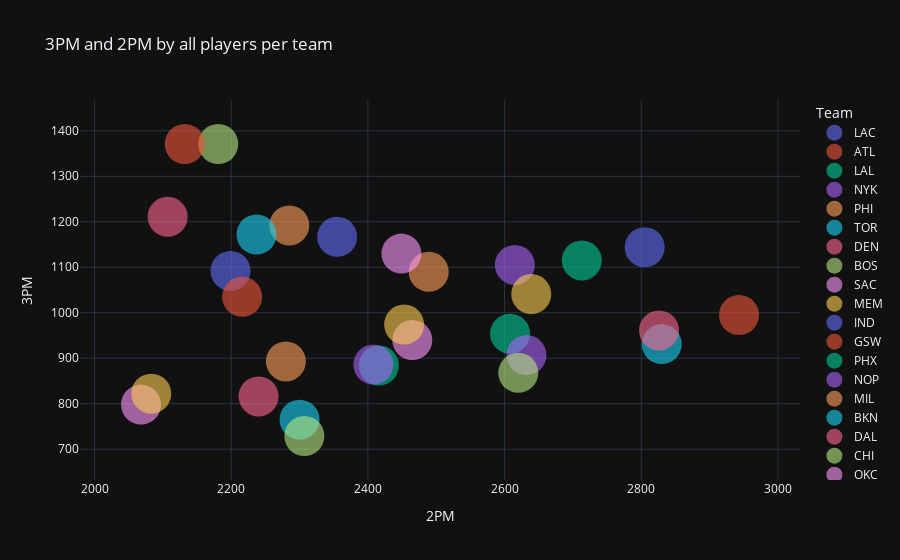

Source (notebook cell):
### Code cell
#8 . Quais times tiveram mais volume em bolas de três e quais tiveram em infiltrações e bolas de meia distância? Em um gráfico de dispersão

px.scatter(data_frame=df_times,
           x='2PM',
           y='3PM',
           color='Team',
           template='plotly_dark',
           opacity=0.6,
           title='3PM and 2PM by all players per team').update_traces(marker_size=40)

### Figure 1 — Plotly figure (JSON) as saved in the notebook; plotly's stock layout.template omitted (floating-point values rounded to 4 significant figures)
{"data": [{"hovertemplate": "Team=LAC<br>2PM=%{x}<br>3PM=%{y}<extra></extra>", "legendgroup": "LAC", "marker": {"color": "#636efa", "opacity": 0.6, "size": 40, "symbol": "circle"}, "mode": "markers", "name": "LAC", "orientation": "v", "showlegend": true, "type": "scatter", "x": [2805], "xaxis": "x", "y": [1144], "yaxis": "y"}, {"hovertemplate": "Team=ATL<br>2PM=%{x}<br>3PM=%{y}<extra></extra>", "legendgroup": "ATL", "marker": {"color": "#EF553B", "opacity": 0.6, "size": 40, "symbol": "circle"}, "mode": "markers", "name": "ATL", "orientation": "v", "showlegend": true, "type": "scatter", "x": [2943], "xaxis": "x", "y": [995], "yaxis": "y"}, {"hovertemplate": "Team=LAL<br>2PM=%{x}<br>3PM=%{y}<extra></extra>", "legendgroup": "LAL", "marker": {"color": "#00cc96", "opacity": 0.6, "size": 40, "symbol": "circle"}, "mode": "markers", "name": "LAL", "orientation": "v", "showlegend": true, "type": "scatter", "x": [2713], "xaxis": "x", "y": [1115], "yaxis": "y"}, {"hovertemplate": "Team=NYK<br>2PM=%{x}<br>3PM=%{y}<extra></extra>", "legendgroup": "NYK", "marker": {"color": "#ab63fa", "opacity": 0.6, "size": 40, "symbol": "circle"}, "mode": "markers", "name": "NYK", "orientation": "v", "showlegend": true, "type": "scatter", "x": [2615], "xaxis": "x", "y": [1105], "yaxis": "y"}, {"hovertemplate": "Team=PHI<br>2PM=%{x}<br>3PM=%{y}<extra></extra>", "legendgroup": "PHI", "marker": {"color": "#FFA15A", "opacity": 0.6, "size": 40, "symbol": "circle"}, "mode": "markers", "name": "PHI", "orientation": "v", "showlegend": true, "type": "scatter", "x": [2489], "xaxis": "x", "y": [1090], "yaxis": "y"}, {"hovertemplate": "Team=TOR<br>2PM=%{x}<br>3PM=%{y}<extra></extra>", "legendgroup": "TOR", "marker": {"color": "#19d3f3", "opacity": 0.6, "size": 40, "symbol": "circle"}, "mode": "markers", "name": "TOR", "orientation": "v", "showlegend": true, "type": "scatter", "x": [2830], "xaxis": "x", "y": [931], "yaxis": "y"}, {"hovertemplate": "Team=DEN<br>2PM=%{x}<br>3PM=%{y}<extra></extra>", "legendgroup": "DEN", "marker": {"color": "#FF6692", "opacity": 0.6, "size": 40, "symbol": "circle"}, "mode": "markers", "name": "DEN", "orientation": "v", "showlegend": true, "type": "scatter", "x": [2826], "xaxis": "x", "y": [961], "yaxis": "y"}, {"hovertemplate": "Team=BOS<br>2PM=%{x}<br>3PM=%{y}<extra></extra>", "legendgroup": "BOS", "marker": {"color": "#B6E880", "opacity": 0.6, "size": 40, "symbol": "circle"}, "mode": "markers", "name": "BOS", "orientation": "v", "showlegend": true, "type": "scatter", "x": [2181], "xaxis": "x", "y": [1371], "yaxis": "y"}, {"hovertemplate": "Team=SAC<br>2PM=%{x}<br>3PM=%{y}<extra></extra>", "legendgroup": "SAC", "marker": {"color": "#FF97FF", "opacity": 0.6, "size": 40, "symbol": "circle"}, "mode": "markers", "name": "SAC", "orientation": "v", "showlegend": true, "type": "scatter", "x": [2449], "xaxis": "x", "y": [1130], "yaxis": "y"}, {"hovertemplate": "Team=MEM<br>2PM=%{x}<br>3PM=%{y}<extra></extra>", "legendgroup": "MEM", "marker": {"color": "#FECB52", "opacity": 0.6, "size": 40, "symbol": "circle"}, "mode": "markers", "name": "MEM", "orientation": "v", "showlegend": true, "type": "scatter", "x": [2639], "xaxis": "x", "y": [1041], "yaxis": "y"}, {"hovertemplate": "Team=IND<br>2PM=%{x}<br>3PM=%{y}<extra></extra>", "legendgroup": "IND", "marker": {"color": "#636efa", "opacity": 0.6, "size": 40, "symbol": "circle"}, "mode": "markers", "name": "IND", "orientation": "v", "showlegend": true, "type": "scatter", "x": [2355], "xaxis": "x", "y": [1167], "yaxis": "y"}, {"hovertemplate": "Team=GSW<br>2PM=%{x}<br>3PM=%{y}<extra></extra>", "legendgroup": "GSW", "marker": {"color": "#EF553B", "opacity": 0.6, "size": 40, "symbol": "circle"}, "mode": "markers", "name": "GSW", "orientation": "v", "showlegend": true, "type": "scatter", "x": [2132], "xaxis": "x", "y": [1371], "yaxis": "y"}, {"hovertemplate": "Team=PHX<br>2PM=%{x}<br>3PM=%{y}<extra></extra>", "legendgroup": "PHX", "marker": {"color": "#00cc96", "opacity": 0.6, "size": 40, "symbol": "circle"}, "mode": "markers", "name": "PHX", "orientation": "v", "showlegend": true, "type": "scatter", "x": [2608], "xaxis": "x", "y": [954], "yaxis": "y"}, {"hovertemplate": "Team=NOP<br>2PM=%{x}<br>3PM=%{y}<extra></extra>", "legendgroup": "NOP", "marker": {"color": "#ab63fa", "opacity": 0.6, "size": 40, "symbol": "circle"}, "mode": "markers", "name": "NOP", "orientation": "v", "showlegend": true, "type": "scatter", "x": [2632], "xaxis": "x", "y": [907], "yaxis": "y"}, {"hovertemplate": "Team=MIL<br>2PM=%{x}<br>3PM=%{y}<extra></extra>", "legendgroup": "MIL", "marker": {"color": "#FFA15A", "opacity": 0.6, "size": 40, "symbol": "circle"}, "mode": "markers", "name": "MIL", "orientation": "v", "showlegend": true, "type": "scatter", "x": [2285], "xaxis": "x", "y": [1192], "yaxis": "y"}, {"hovertemplate": "Team=BKN<br>2PM=%{x}<br>3PM=%{y}<extra></extra>", "legendgroup": "BKN", "marker": {"color": "#19d3f3", "opacity": 0.6, "size": 40, "symbol": "circle"}, "mode": "markers", "name": "BKN", "orientation": "v", "showlegend": true, "type": "scatter", "x": [2237], "xaxis": "x", "y": [1172], "yaxis": "y"}, {"hovertemplate": "Team=DAL<br>2PM=%{x}<br>3PM=%{y}<extra></extra>", "legendgroup": "DAL", "marker": {"color": "#FF6692", "opacity": 0.6, "size": 40, "symbol": "circle"}, "mode": "markers", "name": "DAL", "orientation": "v", "showlegend": true, "type": "scatter", "x": [2107], "xaxis": "x", "y": [1211], "yaxis": "y"}, {"hovertemplate": "Team=CHI<br>2PM=%{x}<br>3PM=%{y}<extra></extra>", "legendgroup": "CHI", "marker": {"color": "#B6E880", "opacity": 0.6, "size": 40, "symbol": "circle"}, "mode": "markers", "name": "CHI", "orientation": "v", "showlegend": true, "type": "scatter", "x": [2620], "xaxis": "x", "y": [868], "yaxis": "y"}, {"hovertemplate": "Team=OKC<br>2PM=%{x}<br>3PM=%{y}<extra></extra>", "legendgroup": "OKC", "marker": {"color": "#FF97FF", "opacity": 0.6, "size": 40, "symbol": "circle"}, "mode": "markers", "name": "OKC", "orientation": "v", "showlegend": true, "type": "scatter", "x": [2465], "xaxis": "x", "y": [940], "yaxis": "y"}, {"hovertemplate": "Team=MIN<br>2PM=%{x}<br>3PM=%{y}<extra></extra>", "legendgroup": "MIN", "marker": {"color": "#FECB52", "opacity": 0.6, "size": 40, "symbol": "circle"}, "mode": "markers", "name": "MIN", "orientation": "v", "showlegend": true, "type": "scatter", "x": [2453], "xaxis": "x", "y": [974], "yaxis": "y"}, {"hovertemplate": "Team=POR<br>2PM=%{x}<br>3PM=%{y}<extra></extra>", "legendgroup": "POR", "marker": {"color": "#636efa", "opacity": 0.6, "size": 40, "symbol": "circle"}, "mode": "markers", "name": "POR", "orientation": "v", "showlegend": true, "type": "scatter", "x": [2199], "xaxis": "x", "y": [1092], "yaxis": "y"}, {"hovertemplate": "Team=MIA<br>2PM=%{x}<br>3PM=%{y}<extra></extra>", "legendgroup": "MIA", "marker": {"color": "#EF553B", "opacity": 0.6, "size": 40, "symbol": "circle"}, "mode": "markers", "name": "MIA", "orientation": "v", "showlegend": true, "type": "scatter", "x": [2216], "xaxis": "x", "y": [1035], "yaxis": "y"}, {"hovertemplate": "Team=CLE<br>2PM=%{x}<br>3PM=%{y}<extra></extra>", "legendgroup": "CLE", "marker": {"color": "#00cc96", "opacity": 0.6, "size": 40, "symbol": "circle"}, "mode": "markers", "name": "CLE", "orientation": "v", "showlegend": true, "type": "scatter", "x": [2416], "xaxis": "x", "y": [884], "yaxis": "y"}, {"hovertemplate": "Team=WAS<br>2PM=%{x}<br>3PM=%{y}<extra></extra>", "legendgroup": "WAS", "marker": {"color": "#ab63fa", "opacity": 0.6, "size": 40, "symbol": "circle"}, "mode": "markers", "name": "WAS", "orientation": "v", "showlegend": true, "type": "scatter", "x": [2408], "xaxis": "x", "y": [886], "yaxis": "y"}, {"hovertemplate": "Team=SAS<br>2PM=%{x}<br>3PM=%{y}<extra></extra>", "legendgroup": "SAS", "marker": {"color": "#FFA15A", "opacity": 0.6, "size": 40, "symbol": "circle"}, "mode": "markers", "name": "SAS", "orientation": "v", "showlegend": true, "type": "scatter", "x": [2280], "xaxis": "x", "y": [893], "yaxis": "y"}, {"hovertemplate": "Team=ORL<br>2PM=%{x}<br>3PM=%{y}<extra></extra>", "legendgroup": "ORL", "marker": {"color": "#19d3f3", "opacity": 0.6, "size": 40, "symbol": "circle"}, "mode": "markers", "name": "ORL", "orientation": "v", "showlegend": true, "type": "scatter", "x": [2300], "xaxis": "x", "y": [765], "yaxis": "y"}, {"hovertemplate": "Team=DET<br>2PM=%{x}<br>3PM=%{y}<extra></extra>", "legendgroup": "DET", "marker": {"color": "#FF6692", "opacity": 0.6, "size": 40, "symbol": "circle"}, "mode": "markers", "name": "DET", "orientation": "v", "showlegend": true, "type": "scatter", "x": [2240], "xaxis": "x", "y": [816], "yaxis": "y"}, {"hovertemplate": "Team=HOU<br>2PM=%{x}<br>3PM=%{y}<extra></extra>", "legendgroup": "HOU", "marker": {"color": "#B6E880", "opacity": 0.6, "size": 40, "symbol": "circle"}, "mode": "markers", "name": "HOU", "orientation": "v", "showlegend": true, "type": "scatter", "x": [2307], "xaxis": "x", "y": [729], "yaxis": "y"}, {"hovertemplate": "Team=UTA<br>2PM=%{x}<br>3PM=%{y}<extra></extra>", "legendgroup": "UTA", "marker": {"color": "#FF97FF", "opacity": 0.6, "size": 40, "symbol": "circle"}, "mode": "markers", "name": "UTA", "orientation": "v", "showlegend": true, "type": "scatter", "x": [2068], "xaxis": "x", "y": [798], "yaxis": "y"}, {"hovertemplate": "Team=CHA<br>2PM=%{x}<br>3PM=%{y}<extra></extra>", "legendgroup": "CHA", "marker": {"color": "#FECB52", "opacity": 0.6, "size": 40, "symbol": "circle"}, "mode": "markers", "name": "CHA", "orientation": "v", "showlegend": true, "type": "scatter", "x": [2083], "xaxis": "x", "y": [822], "yaxis": "y"}], "layout": {"legend": {"title": {"text": "Team"}, "tracegroupgap": 0}, "title": {"text": "3PM and 2PM by all players per team"}, "xaxis": {"anchor": "y", "domain": [0, 1], "title": {"text": "2PM"}}, "yaxis": {"anchor": "x", "domain": [0, 1], "title": {"text": "3PM"}}}}
